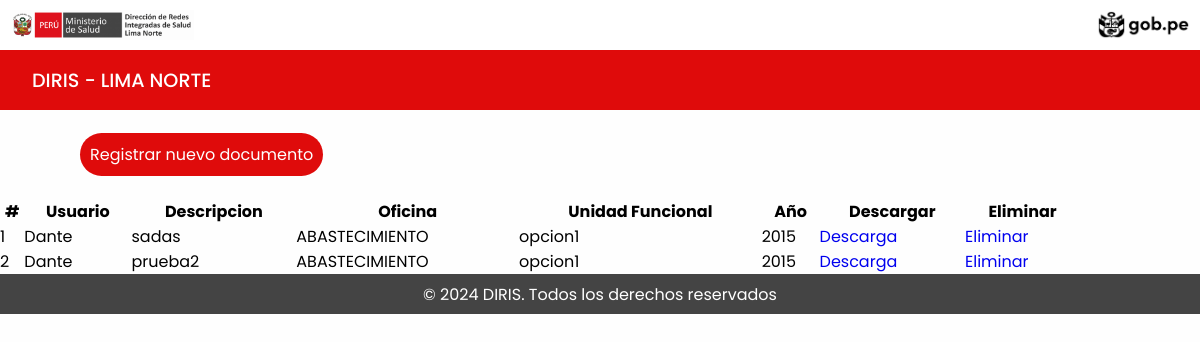
Screenshot of /diris/reginventario.php with the database file from the repository.
### tables this page shows
CREATE TABLE `docmt` (
  `id_documento` int(50) NOT NULL,
  `nombre` varchar(100) NOT NULL,
  `descripcion` varchar(100) NOT NULL,
  `oficina` varchar(100) NOT NULL,
  `unidad` varchar(100) NOT NULL,
  `anio` int(4) NOT NULL,
  `documento` varchar(250) NOT NULL
);

### diris/reginventario.php (the view, shortened to what this page needs)
<!DOCTYPE html>
<html lang="en">
<head>
    <link rel="stylesheet" href="/assets/css/style2.css">
    <link href="https://cdn.datatables.net/v/dt/jq-3.7.0/dt-2.0.6/datatables.min.css" rel="stylesheet">
</head>
<body>
<header class="header">
        <div class="logo">
            <img src="assets/img/DIRIS-Lima-Norte-300x49.png" alt="logo">
            <img src="assets/img/images.png" alt="logo">
        </div>
        <div class="navegacion">
            <div class="nombre">
                <a href="principal.php">Diris - Lima Norte</a>
            </div>
        </div>
    </header>
     <section class="register_docs">
     <a href="regscaneado.php">Registrar nuevo documento</a>
     </section>
    <table class="table table-bordered cell-border compact row-border ui celled table"  id="dataTable" width="90%" cellspacing="0">
        <thead>
            <tr>
                <th>#</th>
                <th>Usuario</th>
                <th>Descripcion</th>
                <th>Oficina</th>
                <th>Unidad Funcional </th>
                <th>Año</th>
                <th>Descargar</th>
                <th>Eliminar</th>
            </tr>
        </thead>
        <tbody>
            <?php
            require_once "model/conexion.php";
            $consulta = mysqli_query($con, "SELECT * FROM docmt");
            while ($fila = mysqli_fetch_assoc($consulta)) :
            ?>
                <tr>
                    <td><?php echo $fila['id_documento']; ?></td>
                    <td><?php echo $fila['nombre']; ?></td>
                    <td><?php echo $fila['descripcion']; ?></td>
                    <td><?php echo $fila['oficina']; ?></td>
                    <td><?php echo $fila['unidad']; ?></td>
                    <td><?php echo $fila['anio']; ?></td>
                    <td>
                        <a href="#" class="btn btn-primary">
                            Descarga
                        </a>
                    </td>
                    <td>
                        <a href="#" class="btn btn-primary">
                            Eliminar
                        </a>
                    </td>
                <?php endwhile; ?>
                </tr>
        </tbody>
    </table>
    <footer class="footer">
        <div class="copyright">
            <p>&copy; 2024 DIRIS. Todos los derechos reservados</p>
        </div>
    </footer>
</body>
</html>

### diris/assets/css/style2.css (style rules this page uses)
:root { --first-color: #df0b0b; --second-color: #444444; --third-color: #b00000; --text-color: #000000; --hover-color: #b00000; --body-bg-color: #fefefe; --card-bg-color: #fff; --modal-bg-color: #fff; --bg-transparent-color: rgba(0, 0, 0, 0.1); --transparent-color: rgba(255, 0, 0, 0.1); --line-color: #b00000; --color-filter: invert(1); --box-shadow: 0px 0px 20px rgb(0 0 0 / 10%); --small-font-size: 0.8em; --normal-font-size: 1em; --large-font-size: 1.2em; --scroll-bar-color: #dfc5c5; --scroll-thumb-color: #8a7070; --scroll-thumb-hover-color: #6b4545; }
* { margin: 0; padding: 0; box-sizing: border-box; font-family: 'Poppins', sans-serif; }
html { scroll-behavior: smooth; }
body { width: 100%; color: var(--text-color); background: var(--body-bg-color); margin: 0; padding: 0; }
a { text-decoration: none; }
section { padding: 2rem 5rem; }
.header .logo { width: 100%; height: 50px; padding: 10px; background: var(--card-bg-color); display: flex; justify-content: space-between; }
.header .logo img { height: 100%; object-fit: cover; }
.navegacion { width: 100%; height: 60px; padding-inline: 2rem; display: flex; justify-content: space-between; align-items: center; background: var(--first-color); }
.nombre a { font-weight: 500; font-size: var(--large-font-size); text-transform: uppercase; color: #fff; }
.footer { width: 100%; background: var(--second-color); }
.footer .copyright { width: 100%; height: 40px; display: flex; justify-content: center; align-items: center; color: var(--text-color); filter: var(--color-filter); }
.register_docs a { background: var(--first-color); color: var(--modal-bg-color); padding: 10px; border-radius: 25px; }

### rows the page displays
docmt: id_documento "1", nombre "Dante", descripcion "sadas", oficina "ABASTECIMIENTO", unidad "opcion1", anio "2015"
docmt: id_documento "2", nombre "Dante", descripcion "prueba2", oficina "ABASTECIMIENTO", unidad "opcion1", anio "2015"
